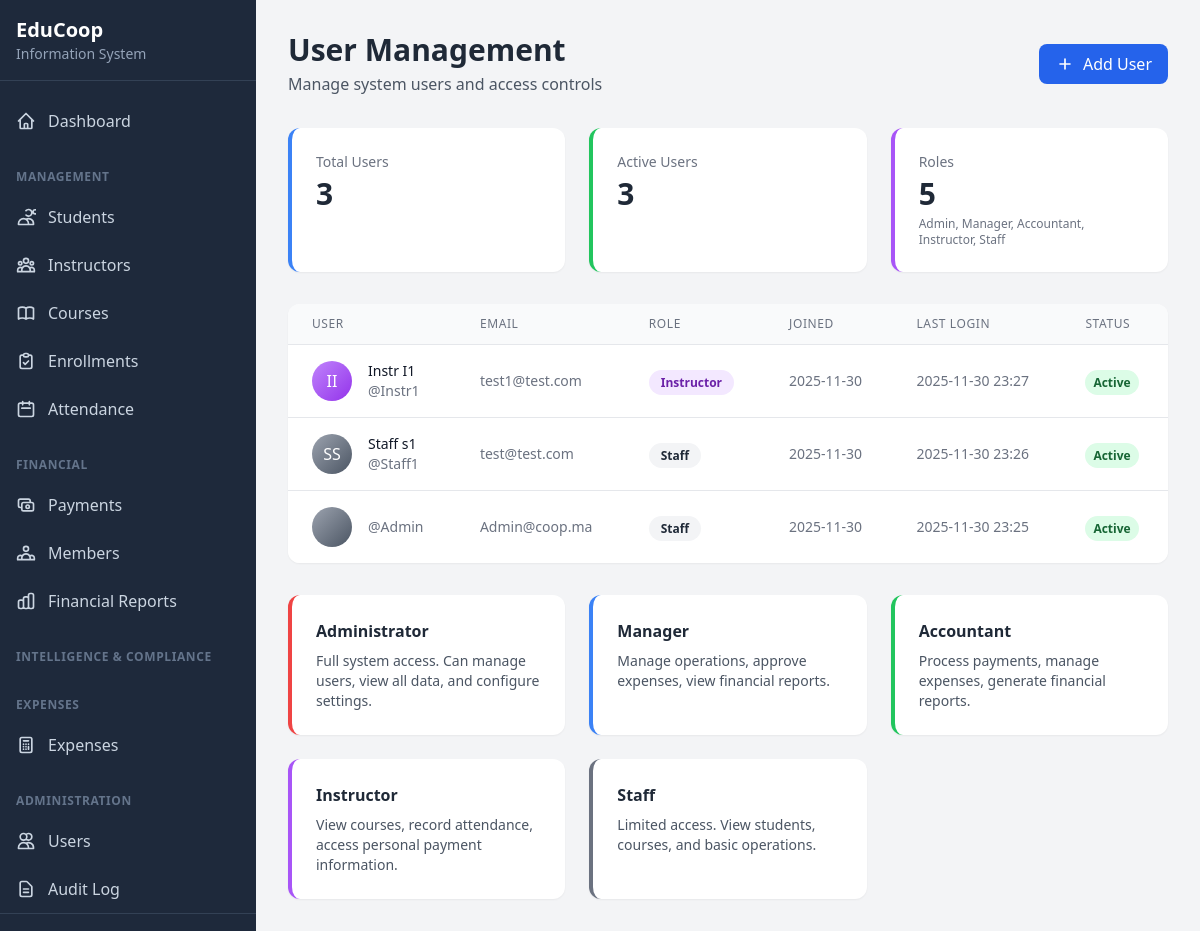
The app's page /users/ (signed in) with its own data.
### core/models.py (models this page shows, shortened)
class User(AbstractUser):
    ROLE_CHOICES = [
        ('admin', 'Administrator'),
        ('manager', 'Manager'),
        ('accountant', 'Accountant'),
        ('instructor', 'Instructor'),
        ('staff', 'Staff'),
    ]
    role = models.CharField(max_length=20, choices=ROLE_CHOICES, default='staff')
    phone = models.CharField(max_length=20, blank=True)
    instructor_profile = models.OneToOneField(
        'Instructor',
        on_delete=models.SET_NULL,
        null=True,
        blank=True,
        related_name='user_account'
    )
    created_at = models.DateTimeField(auto_now_add=True)
    updated_at = models.DateTimeField(auto_now=True)
    @property
    def is_admin(self):
        return self.role == 'admin' or self.is_superuser
    class Meta:
        ordering = ['-date_joined']

### core/views.py (the view)
@admin_required
def user_management(request):
    users = User.objects.all().order_by('-date_joined')
    context = {
        'users': users,
        'total_users': users.count(),
        'active_users': users.filter(is_active=True).count(),
    }
    return render(request, 'core/user_management.html', context)

### core/views.py (called while the page is built)
def admin_required(view_func):
    @wraps(view_func)
    def wrapper(request, *args, **kwargs):
        if not request.user.is_authenticated:
            return redirect('core:login')
        if not request.user.is_admin:
            messages.error(request, 'You do not have permission to access this page.')
            return redirect('core:dashboard')
        return view_func(request, *args, **kwargs)
    return wrapper

### templates/core/user_management.html (shortened to what this page needs)
{% extends 'base.html' %}
{% block content %}
<div class="flex items-center justify-between mb-8">
    <div>
        <h1 class="text-3xl font-bold text-gray-800">User Management</h1>
        <p class="text-gray-600 mt-1">Manage system users and access controls</p>
    </div>
    <a href="{% url 'core:create_user' %}" class="bg-blue-600 hover:bg-blue-700 text-white px-4 py-2 rounded-lg font-medium transition-colors flex items-center">
        <svg class="w-5 h-5 mr-2" fill="none" stroke="currentColor" viewBox="0 0 24 24">
            <path stroke-linecap="round" stroke-linejoin="round" stroke-width="2" d="M12 6v6m0 0v6m0-6h6m-6 0H6"></path>
        </svg>
        Add User
    </a>
</div>
<div class="grid grid-cols-1 md:grid-cols-3 gap-6 mb-8">
    <div class="bg-white rounded-xl shadow-sm p-6 border-l-4 border-blue-500">
        <p class="text-sm font-medium text-gray-500">Total Users</p>
        <p class="text-3xl font-bold text-gray-800 mt-1">{{ total_users }}</p>
    </div>
    <div class="bg-white rounded-xl shadow-sm p-6 border-l-4 border-green-500">
        <p class="text-sm font-medium text-gray-500">Active Users</p>
        <p class="text-3xl font-bold text-gray-800 mt-1">{{ active_users }}</p>
    </div>
    <div class="bg-white rounded-xl shadow-sm p-6 border-l-4 border-purple-500">
        <p class="text-sm font-medium text-gray-500">Roles</p>
        <p class="text-3xl font-bold text-gray-800 mt-1">5</p>
        <p class="text-xs text-gray-500 mt-1">Admin, Manager, Accountant, Instructor, Staff</p>
    </div>
</div>
<div class="bg-white rounded-xl shadow-sm overflow-hidden">
    <table class="min-w-full divide-y divide-gray-200">
        <thead class="bg-gray-50">
            <tr>
                <th class="px-6 py-3 text-left text-xs font-medium text-gray-500 uppercase tracking-wider">User</th>
                <th class="px-6 py-3 text-left text-xs font-medium text-gray-500 uppercase tracking-wider">Email</th>
                <th class="px-6 py-3 text-left text-xs font-medium text-gray-500 uppercase tracking-wider">Role</th>
                <th class="px-6 py-3 text-left text-xs font-medium text-gray-500 uppercase tracking-wider">Joined</th>
                <th class="px-6 py-3 text-left text-xs font-medium text-gray-500 uppercase tracking-wider">Last Login</th>
                <th class="px-6 py-3 text-left text-xs font-medium text-gray-500 uppercase tracking-wider">Status</th>
            </tr>
        </thead>
        <tbody class="bg-white divide-y divide-gray-200">
            {% for user_obj in users %}
            <tr class="hover:bg-gray-50">
                <td class="px-6 py-4 whitespace-nowrap">
                    <div class="flex items-center">
                        <div class="flex-shrink-0 h-10 w-10 bg-gradient-to-br
                            {% if user_obj.role == 'admin' %}from-red-400 to-red-600
                            {% elif user_obj.role == 'manager' %}from-blue-400 to-blue-600
                            {% elif user_obj.role == 'accountant' %}from-green-400 to-green-600
                            {% elif user_obj.role == 'instructor' %}from-purple-400 to-purple-600
                            {% else %}from-gray-400 to-gray-600{% endif %}
                            rounded-full flex items-center justify-center">
                            <span class="text-white font-medium">
                                {{ user_obj.first_name|first|upper }}{{ user_obj.last_name|first|upper }}
                            </span>
                        </div>
                        <div class="ml-4">
                            <div class="text-sm font-medium text-gray-900">{{ user_obj.get_full_name }}</div>
                            <div class="text-sm text-gray-500">@{{ user_obj.username }}</div>
                        </div>
                    </div>
                </td>
                <td class="px-6 py-4 whitespace-nowrap text-sm text-gray-500">
                    {{ user_obj.email }}
                </td>
                <td class="px-6 py-4 whitespace-nowrap">
                    <span class="px-3 py-1 text-xs font-semibold rounded-full
                        {% if user_obj.role == 'admin' %}bg-red-100 text-red-800
                        {% elif user_obj.role == 'manager' %}bg-blue-100 text-blue-800
                        {% elif user_obj.role == 'accountant' %}bg-green-100 text-green-800
                        {% elif user_obj.role == 'instructor' %}bg-purple-100 text-purple-800
                        {% else %}bg-gray-100 text-gray-800{% endif %}">
                        {{ user_obj.get_role_display }}
                    </span>
                </td>
                <td class="px-6 py-4 whitespace-nowrap text-sm text-gray-500">
                    {{ user_obj.date_joined|date:"Y-m-d" }}
                </td>
                <td class="px-6 py-4 whitespace-nowrap text-sm text-gray-500">
                    {% if user_obj.last_login %}
                    {{ user_obj.last_login|date:"Y-m-d H:i" }}
                    {% else %}
                    Never
                    {% endif %}
                </td>
                <td class="px-6 py-4 whitespace-nowrap">
                    {% if user_obj.is_active %}
                    <span class="px-2 py-1 text-xs font-semibold rounded-full bg-green-100 text-green-800">Active</span>
                    {% else %}
                    <span class="px-2 py-1 text-xs font-semibold rounded-full bg-red-100 text-red-800">Inactive</span>
                    {% endif %}
                </td>
            </tr>
            {% empty %}
            <tr>
                <td colspan="6" class="px-6 py-8 text-center text-gray-500">
                    No users found
                </td>
            </tr>
            {% endfor %}
        </tbody>
    </table>
</div>
<div class="mt-8 grid grid-cols-1 md:grid-cols-2 lg:grid-cols-3 gap-6">
    <div class="bg-white rounded-xl shadow-sm p-6 border-l-4 border-red-500">
        <h3 class="font-semibold text-gray-800 mb-2">Administrator</h3>
        <p class="text-sm text-gray-600">Full system access. Can manage users, view all data, and configure settings.</p>
    </div>
    <div class="bg-white rounded-xl shadow-sm p-6 border-l-4 border-blue-500">
        <h3 class="font-semibold text-gray-800 mb-2">Manager</h3>
        <p class="text-sm text-gray-600">Manage operations, approve expenses, view financial reports.</p>
    </div>
    <div class="bg-white rounded-xl shadow-sm p-6 border-l-4 border-green-500">
        <h3 class="font-semibold text-gray-800 mb-2">Accountant</h3>
        <p class="text-sm text-gray-600">Process payments, manage expenses, generate financial reports.</p>
    </div>
    <div class="bg-white rounded-xl shadow-sm p-6 border-l-4 border-purple-500">
        <h3 class="font-semibold text-gray-800 mb-2">Instructor</h3>
        <p class="text-sm text-gray-600">View courses, record attendance, access personal payment information.</p>
    </div>
    <div class="bg-white rounded-xl shadow-sm p-6 border-l-4 border-gray-500">
        <h3 class="font-semibold text-gray-800 mb-2">Staff</h3>
        <p class="text-sm text-gray-600">Limited access. View students, courses, and basic operations.</p>
    </div>
</div>
{% endblock %}

### templates/base.html (shortened to what this page needs)
<!DOCTYPE html>
<html lang="en">
<head>
    <script src="https://cdn.tailwindcss.com"></script>
</head>
<body class="bg-gray-100 min-h-screen">
    <div class="flex">
        <aside class="w-64 bg-slate-800 min-h-screen fixed left-0 top-0 overflow-y-auto">
            <div class="p-4 border-b border-slate-700">
                <h1 class="text-white text-xl font-bold">EduCoop</h1>
                <p class="text-slate-400 text-sm">Information System</p>
            </div>
            <nav class="mt-4">
                <a href="{% url 'core:dashboard' %}" class="flex items-center px-4 py-3 text-slate-300 hover:bg-slate-700 hover:text-white transition-colors">
                    <svg class="w-5 h-5 mr-3" fill="none" stroke="currentColor" viewBox="0 0 24 24">
                        <path stroke-linecap="round" stroke-linejoin="round" stroke-width="2" d="M3 12l2-2m0 0l7-7 7 7M5 10v10a1 1 0 001 1h3m10-11l2 2m-2-2v10a1 1 0 01-1 1h-3m-6 0a1 1 0 001-1v-4a1 1 0 011-1h2a1 1 0 011 1v4a1 1 0 001 1m-6 0h6"></path>
                    </svg>
                    Dashboard
                </a>
                <div class="px-4 py-2 text-xs font-semibold text-slate-500 uppercase tracking-wider mt-4">Management</div>
                <a href="{% url 'core:student_list' %}" class="flex items-center px-4 py-3 text-slate-300 hover:bg-slate-700 hover:text-white transition-colors">
                    <svg class="w-5 h-5 mr-3" fill="none" stroke="currentColor" viewBox="0 0 24 24">
                        <path stroke-linecap="round" stroke-linejoin="round" stroke-width="2" d="M12 4.354a4 4 0 110 5.292M15 21H3v-1a6 6 0 0112 0v1zm0 0h6v-1a6 6 0 00-9-5.197m13.5-9a2.5 2.5 0 11-5 0 2.5 2.5 0 015 0z"></path>
                    </svg>
                    Students
                </a>
                <a href="{% url 'core:instructor_list' %}" class="flex items-center px-4 py-3 text-slate-300 hover:bg-slate-700 hover:text-white transition-colors">
                    Instructors
                </a>
                <a href="{% url 'core:course_list' %}" class="flex items-center px-4 py-3 text-slate-300 hover:bg-slate-700 hover:text-white transition-colors">
                    Courses
                </a>
                <a href="{% url 'core:enrollment_list' %}" class="flex items-center px-4 py-3 text-slate-300 hover:bg-slate-700 hover:text-white transition-colors">
                    <svg class="w-5 h-5 mr-3" fill="none" stroke="currentColor" viewBox="0 0 24 24">
                        <path stroke-linecap="round" stroke-linejoin="round" stroke-width="2" d="M9 5H7a2 2 0 00-2 2v12a2 2 0 002 2h10a2 2 0 002-2V7a2 2 0 00-2-2h-2M9 5a2 2 0 002 2h2a2 2 0 002-2M9 5a2 2 0 012-2h2a2 2 0 012 2m-6 9l2 2 4-4"></path>
                    </svg>
                    Enrollments
                </a>
                <a href="{% url 'core:attendance_list' %}" class="flex items-center px-4 py-3 text-slate-300 hover:bg-slate-700 hover:text-white transition-colors">
                    <svg class="w-5 h-5 mr-3" fill="none" stroke="currentColor" viewBox="0 0 24 24">
                        <path stroke-linecap="round" stroke-linejoin="round" stroke-width="2" d="M8 7V3m8 4V3m-9 8h10M5 21h14a2 2 0 002-2V7a2 2 0 00-2-2H5a2 2 0 00-2 2v12a2 2 0 002 2z"></path>
                    </svg>
                    Attendance
                </a>
                <div class="px-4 py-2 text-xs font-semibold text-slate-500 uppercase tracking-wider mt-4">Financial</div>
                <a href="{% url 'core:payment_list' %}" class="flex items-center px-4 py-3 text-slate-300 hover:bg-slate-700 hover:text-white transition-colors">
                    <svg class="w-5 h-5 mr-3" fill="none" stroke="currentColor" viewBox="0 0 24 24">
                        <path stroke-linecap="round" stroke-linejoin="round" stroke-width="2" d="M17 9V7a2 2 0 00-2-2H5a2 2 0 00-2 2v6a2 2 0 002 2h2m2 4h10a2 2 0 002-2v-6a2 2 0 00-2-2H9a2 2 0 00-2 2v6a2 2 0 002 2zm7-5a2 2 0 11-4 0 2 2 0 014 0z"></path>
                    </svg>
                    Payments
                </a>
                <a href="{% url 'core:member_list' %}" class="flex items-center px-4 py-3 text-slate-300 hover:bg-slate-700 hover:text-white transition-colors">
                    Members
                </a>
                <a href="{% url 'core:financial_overview' %}" class="flex items-center px-4 py-3 text-slate-300 hover:bg-slate-700 hover:text-white transition-colors">
                    Financial Reports
                </a>
                <div class="px-4 py-2 text-xs font-semibold text-slate-500 uppercase tracking-wider mt-4">Intelligence & Compliance</div>
                {% if user.is_authenticated %}
                <div class="px-4 py-2 text-xs font-semibold text-slate-500 uppercase tracking-wider mt-4">
                    Expenses
                </div>
                <a href="{% url 'core:expense_list' %}" class="flex items-center px-4 py-3 text-slate-300 hover:bg-slate-700 hover:text-white transition-colors">
                    <svg class="w-5 h-5 mr-3" fill="none" stroke="currentColor" viewBox="0 0 24 24">
                        <path stroke-linecap="round" stroke-linejoin="round" stroke-width="2" d="M9 7h6m0 10v-3m-3 3h.01M9 17h.01M9 14h.01M12 14h.01M15 11h.01M12 11h.01M9 11h.01M7 21h10a2 2 0 002-2V5a2 2 0 00-2-2H7a2 2 0 00-2 2v14a2 2 0 002 2z"></path>
                    </svg>
                    Expenses
                </a>
                {% if user.is_admin %}
                <div class="px-4 py-2 text-xs font-semibold text-slate-500 uppercase tracking-wider mt-4">
                    Administration
                </div>
                <a href="{% url 'core:user_management' %}" class="flex items-center px-4 py-3 text-slate-300 hover:bg-slate-700 hover:text-white transition-colors">
                    <svg class="w-5 h-5 mr-3" fill="none" stroke="currentColor" viewBox="0 0 24 24">
                        <path stroke-linecap="round" stroke-linejoin="round" stroke-width="2" d="M12 4.354a4 4 0 110 5.292M15 21H3v-1a6 6 0 0112 0v1zm0 0h6v-1a6 6 0 00-9-5.197M13 7a4 4 0 11-8 0 4 4 0 018 0z"></path>
                    </svg>
                    Users
                </a>
                <a href="{% url 'core:audit_log' %}" class="flex items-center px-4 py-3 text-slate-300 hover:bg-slate-700 hover:text-white transition-colors">
                    <svg class="w-5 h-5 mr-3" fill="none" stroke="currentColor" viewBox="0 0 24 24">
                        <path stroke-linecap="round" stroke-linejoin="round" stroke-width="2" d="M9 12h6m-6 4h6m2 5H7a2 2 0 01-2-2V5a2 2 0 012-2h5.586a1 1 0 01.707.293l5.414 5.414a1 1 0 01.293.707V19a2 2 0 01-2 2z"></path>
                    </svg>
                    Audit Log
                </a>
                {% endif %}
                <div class="mt-auto border-t border-slate-700 p-4">
                </div>
                {% endif %}
            </nav>
        </aside>
        <main class="flex-1 ml-64 p-8">
            {% block content %}{% endblock %}
        </main>
    </div>
</body>
</html>

### records on screen
User: first_name|first "I", last_name|first "I", get_full_name "Instr I1", username "Instr1", email "test1@test.com", role "Instructor", date_joined "2025-11-30", last_login "2025-11-30 23:27", is_active "Active"
User: first_name|first "S", last_name|first "S", get_full_name "Staff s1", username "Staff1", email "test@test.com", role "Staff", date_joined "2025-11-30", last_login "2025-11-30 23:26", is_active "Active"
User: username "Admin", email "Admin@coop.ma", role "Staff", date_joined "2025-11-30", last_login "2025-11-30 23:25", is_active "Active"

### other values on screen
{{ total_users }} "3"
{{ active_users }} "3"
